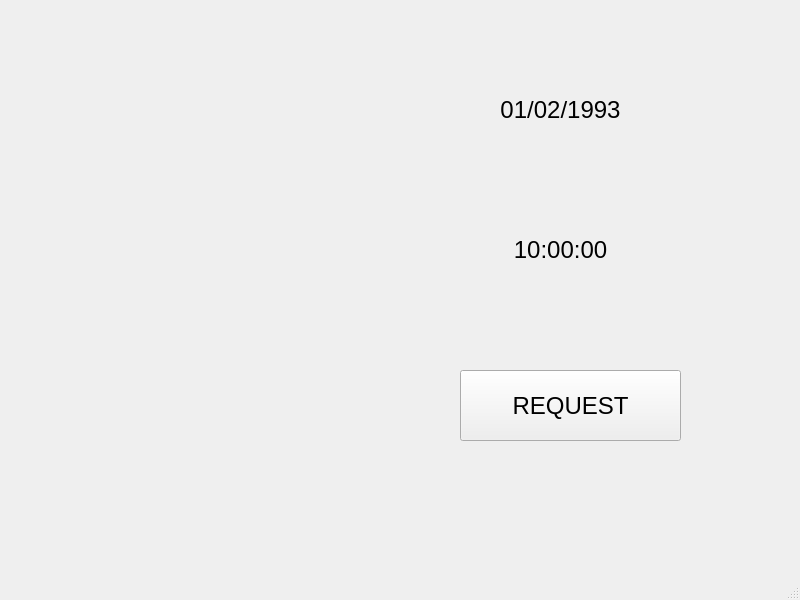
<?xml version="1.0" encoding="UTF-8"?>
<ui version="4.0">
 <class>POSTULANTE</class>
 <widget class="QMainWindow" name="POSTULANTE">
  <property name="geometry">
   <rect>
    <x>0</x>
    <y>0</y>
    <width>800</width>
    <height>600</height>
   </rect>
  </property>
  <property name="windowTitle">
   <string>Postulante para ROBOTILSA S.A</string>
  </property>
  <property name="animated">
   <bool>false</bool>
  </property>
  <widget class="QWidget" name="centralwidget">
   <widget class="QPushButton" name="Request">
    <property name="geometry">
     <rect>
      <x>460</x>
      <y>370</y>
      <width>221</width>
      <height>71</height>
     </rect>
    </property>
    <property name="font">
     <font>
      <pointsize>18</pointsize>
     </font>
    </property>
    <property name="text">
     <string>REQUEST</string>
    </property>
    <property name="icon">
     <iconset resource="../../Documents/QT DESIGNER/LOGO.qrc">
      <normaloff>:/robotilsa/check.png</normaloff>:/robotilsa/check.png</iconset>
    </property>
    <property name="iconSize">
     <size>
      <width>60</width>
      <height>60</height>
     </size>
    </property>
    <property name="checkable">
     <bool>true</bool>
    </property>
   </widget>
   <widget class="QLabel" name="fecha">
    <property name="geometry">
     <rect>
      <x>480</x>
      <y>90</y>
      <width>161</width>
      <height>41</height>
     </rect>
    </property>
    <property name="font">
     <font>
      <pointsize>18</pointsize>
     </font>
    </property>
    <property name="text">
     <string>&lt;html&gt;&lt;head/&gt;&lt;body&gt;&lt;p align=&quot;center&quot;&gt;01/02/1993&lt;/p&gt;&lt;/body&gt;&lt;/html&gt;</string>
    </property>
   </widget>
   <widget class="QLabel" name="reloj">
    <property name="geometry">
     <rect>
      <x>480</x>
      <y>230</y>
      <width>161</width>
      <height>41</height>
     </rect>
    </property>
    <property name="font">
     <font>
      <pointsize>18</pointsize>
     </font>
    </property>
    <property name="text">
     <string>&lt;html&gt;&lt;head/&gt;&lt;body&gt;&lt;p align=&quot;center&quot;&gt;10:00:00&lt;/p&gt;&lt;/body&gt;&lt;/html&gt;</string>
    </property>
   </widget>
  </widget>
  <widget class="QStatusBar" name="statusbar"/>
 </widget>
 <resources>
  <include location="../../Documents/QT DESIGNER/LOGO.qrc"/>
 </resources>
 <connections/>
</ui>
